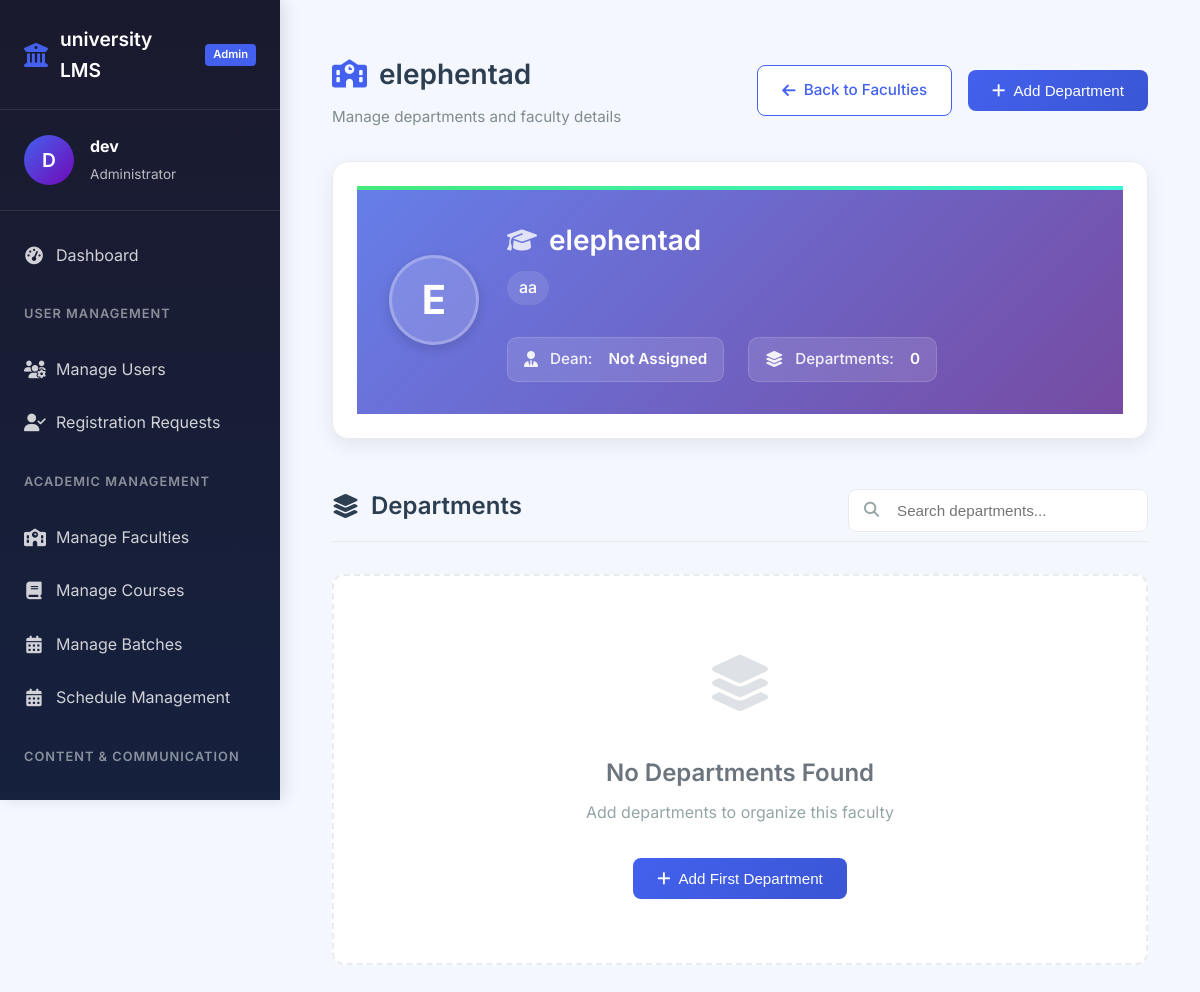
/dashboard/admin/manage_faculty/27/ (signed in), run on an earlier commit of the app's database.
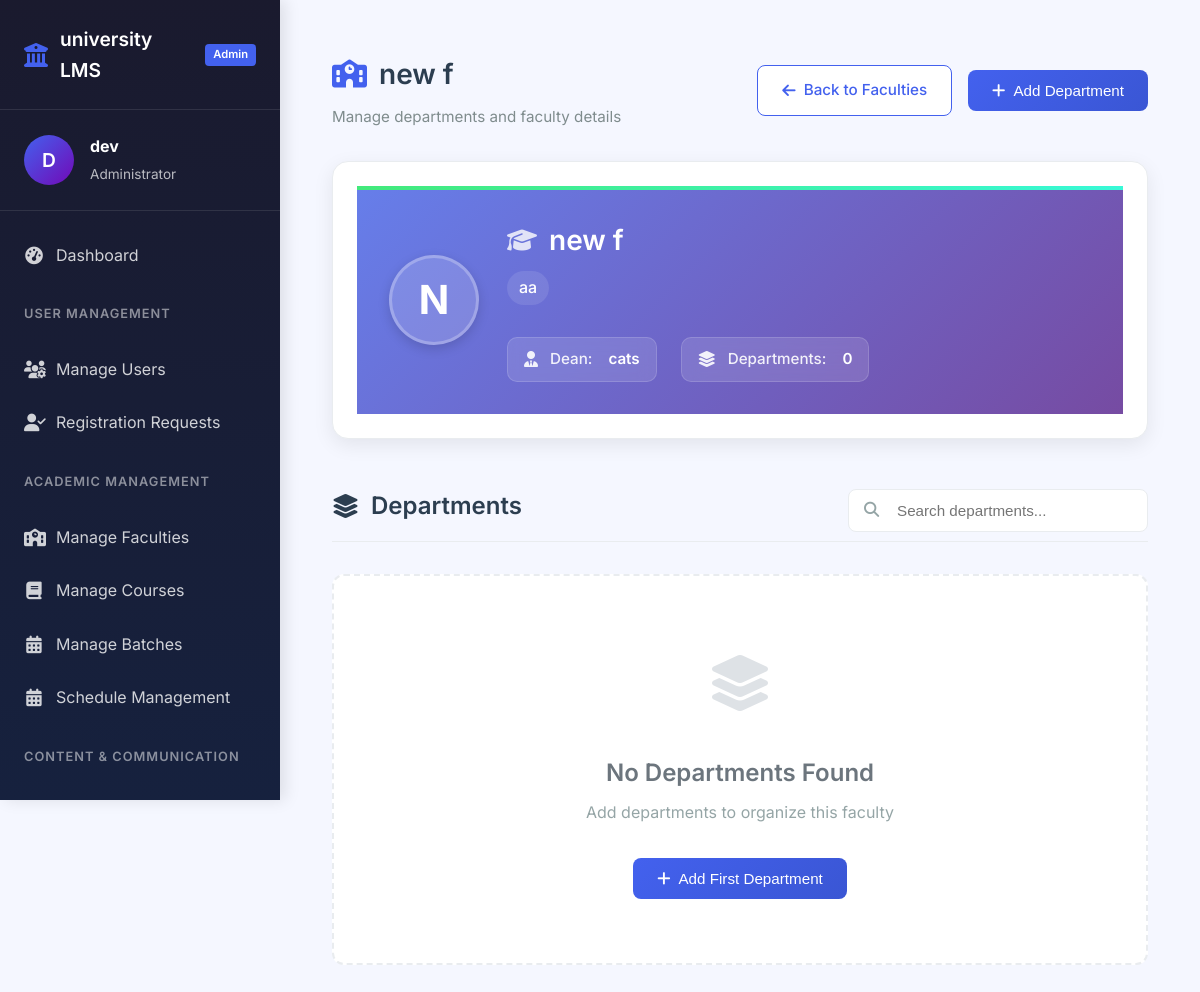
And on a later commit of the database.
### university/models.py (models this page shows, shortened)
class Faculty(models.Model):
    university = models.ForeignKey(University, on_delete=models.CASCADE)
    code = models.CharField(max_length=30,null=True)
    name = models.CharField(max_length=50,unique=True)
    dean = models.ForeignKey("Users.Staff", on_delete=models.SET_NULL, null=True, blank=True)
    class Meta:
        unique_together = ('university','name')

### Users/models.py (models this page shows, shortened)
class Staff(models.Model):
    class stf_type(models.TextChoices):
        lecture = 'lecture'
        profesor = 'profesor'
        admin = 'admin'
        support = 'support'
    name = models.CharField(max_length=30)
    faculty_name = models.ForeignKey(Faculty,on_delete=models.CASCADE, null=True)
    department_name = models.ForeignKey(Department,on_delete=models.CASCADE, null=True)
    username = models.OneToOneField(User,on_delete=models.CASCADE, null=True)
    staff_type = models.CharField(max_length=20,choices=stf_type.choices, default='lecture')

### university/views.py (the view)
# urls.py: path('admin/manage_faculty/<int:id>/',university_views.manage_faculty,name='manage_faculty'),
@login_required(login_url='Users:login')
def manage_faculty(request,id:int):
    if request.user.is_staff == 0:
        return redirect('dashboard:route')
    contex = {}
    contex['faculty'] = university_models.Faculty.objects.filter(id=id).first()
    contex['departments'] = university_models.Department.objects.filter(faculty=id)
    contex['available_hods'] = user_models.Staff.objects.filter(faculty_name=id)
    if contex['faculty'] is None:
        return HttpResponse("Page not found", status=404)
    return render(request,'dashboard/admin/manage_faculty.html',contex)

### config/config.py (called while the page is built)
def sync_setting():
    global _settings_cache, _last_update
    from .models import SystemSettings
    last_update = SystemSettings.objects.filter(pk=1).values_list("last_update", flat=True).first()
    if not last_update:
        load_settings()
        return
    if last_update == _last_update:
        return
    row = _get_row()
    with _lock:
        _settings_cache = dict(row.settings or {})
        _last_update = row.last_update

def get_setting(key: str):
    if not _settings_cache:
        load_settings()
    if key in _settings_cache:
        return _settings_cache[key]
    if key in SETTINGS_SCHEMA:
        load_schema()
        return _settings_cache[key]
    raise KeyError(f"System setting '{key}' does not exist")

### config/context_processors.py (called while the page is built)
def vle_settings(request):
    return {
        'settings':{
            key:get_setting(key) for key in SETTINGS_SCHEMA
        }
    }

### config/metrics.py (called while the page is built)
def get_system_up_time()->int:
    global SYSTEM_UP_TIME
    if SYSTEM_UP_TIME is None:
        SYSTEM_UP_TIME = time.time()
        return 0
    return time.time()-SYSTEM_UP_TIME

### dashboard/templates/dashboard/admin/manage_faculty.html (shortened to what the changed rows need)
{% extends "main.html" %}
{% block body %}
<div class="manage-faculty-page">
    <div class="page-header">
        <div class="header-left">
            <h1 class="page-title">
                <i class="fas fa-school"></i> {{ faculty.name }}
            </h1>
            <p class="page-subtitle">
                Manage departments and faculty details
            </p>
        </div>
    </div>
    <div class="faculty-info-card card">
        <div class="faculty-header">
            <div class="faculty-avatar">{{ faculty.name|first|upper }}</div>
            <div class="faculty-details">
                <h2>{{ faculty.name }}</h2>
                {% if faculty.code %}
                <div class="faculty-code-container">
                    <span class="faculty-code">{{ faculty.code }}</span>
                </div>
                {% endif %}
                <div class="faculty-meta">
                    <span class="meta-item">
                        <i class="fas fa-user-tie"></i>
                        <span class="label">Dean:</span>
                        <span class="value">{% if faculty.dean %}{{ faculty.dean.name }}{% else %}Not Assigned{% endif %}</span>
                    </span>
                    <span class="meta-item">
                    </span>
                </div>
            </div>
        </div>
    </div>
    <div class="departments-section">
        <div class="section-header">
            <h2>
                <i class="fas fa-layer-group"></i> Departments
            </h2>
        </div>
    </div>
</div>
{% endblock %}

What changed in the data, as far as the page shows it:
changed Faculty "aa": name "elephentad" → "new f"; name|first "E" → "N"; dean.name (not shown) → "cats"
Also different on the page:
text no longer shown: "Not Assigned"
